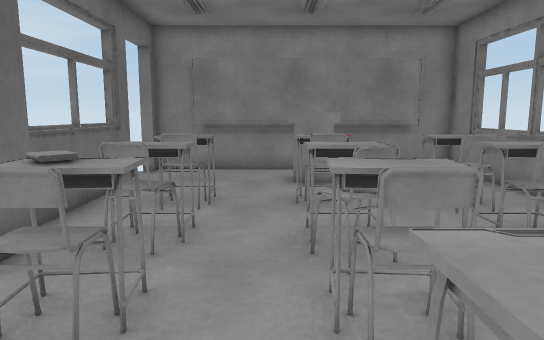
View 1 (above)

13 first-person views from a walk through a Unity game level. The camera is 1.2 m above the floor, tilts 8° down and sees 70° across. The floor is counted in squares, 0.5 m on a side. Each view is taken from the middle of a square. On the plan, view 1 faces up. The plan holds only what a view shows up to about 20 squares ahead; the rest is blank. The player character is not drawn. Door leaves are left out, so doorways stand open.

View 2
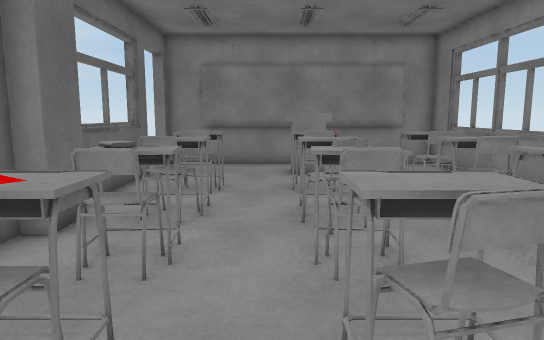

View 3
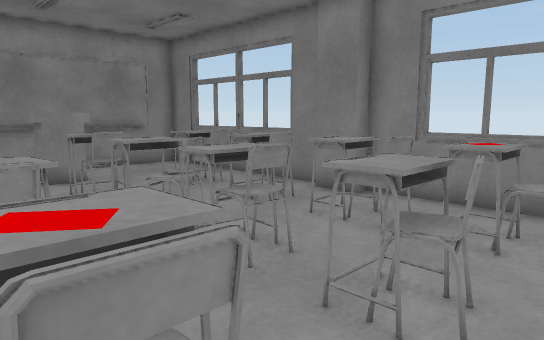

View 4
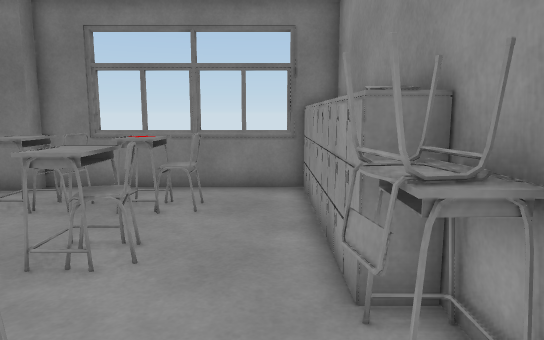

View 5
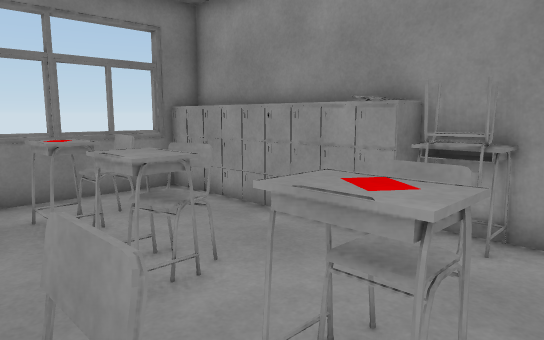

View 6
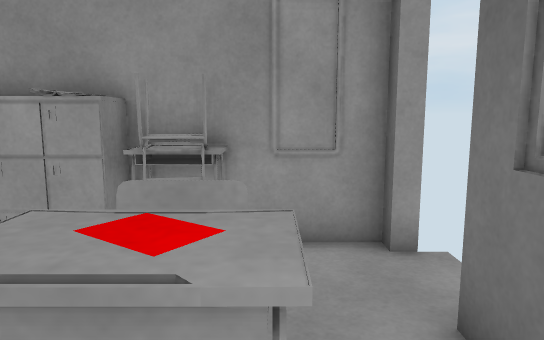

View 7
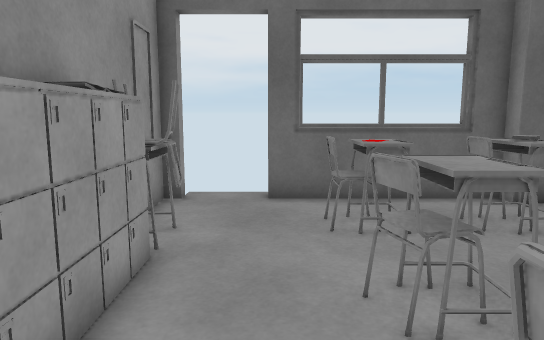

View 8
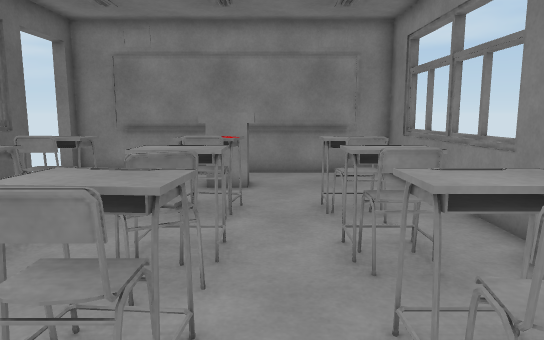

View 9
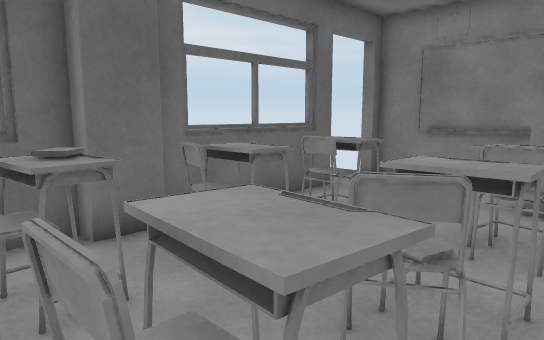

View 10
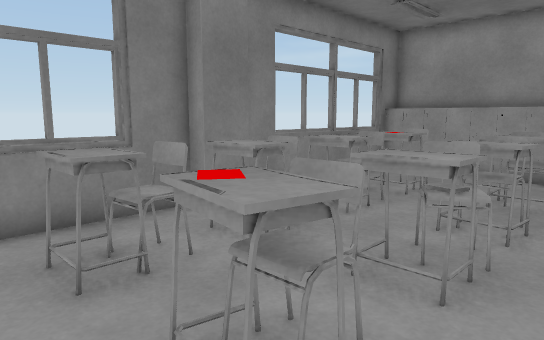

View 11
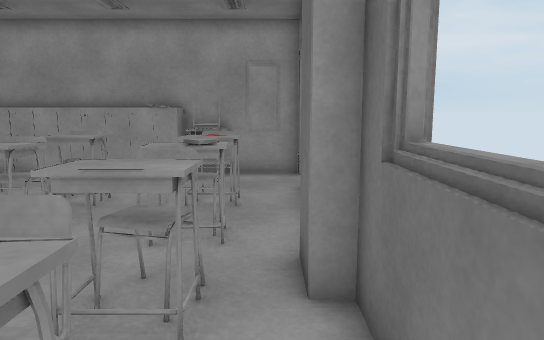

View 12
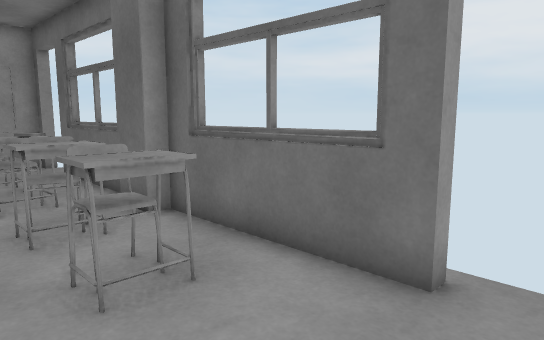

View 13
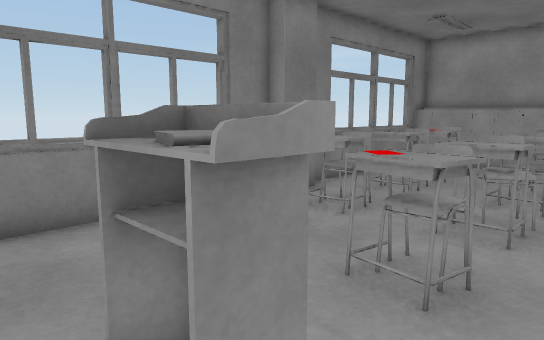

### Floor plan
Key: @ floor where view 1 was taken; # wall or solid block; . floor; D open door; = window, fence, low wall or low ledge; ^ raised ledge; B books; T thing the floor can be seen under or through; L locker.
Columns run from 6 left of view 1 to 8 right of it. Each row starts with its distance up from view 1.
 17 ###############
 16 D.............#
 15 D......^^.....=
 14 ##.....^^.....=
 13 ##............=
 12  =............#
 11  =.^^..^^.^^^.=
 10  =.^^..^^.#^=.=
  9  =.........=..#
  8 ##.==..^^.=^^.#
  7  #T==..^^.#^TT#
  6  #T  ..B#..  T#
  5 ##.^^..^^.=T..#
  4  =.^^..^^.==#.#
  3  =.....==.#==.=
  2  =.^^..^^..^..#
  1  =.^^..^^..^^.=
  0 ##..^.@==..^=.=
 -1 D#............#
 -2 D.............=
 -3 D...^^BBL#LLLL#
 -4 ######B#LLLLLL#

Positions as (right, up) in squares from view 1, and headings:
1: (0, 0), facing up
2: (0, -2), facing up
3: (-3, -1), facing up-right
4: (-5, -2), facing right
5: (-4, 4), facing down-right
6: (-3, 3), facing down
7: (6, -1), facing left
8: (3, 1), facing up
9: (3, 3), facing up-left
10: (-1, 13), facing down-right
11: (-4, 12), facing down
12: (0, 16), facing down-left
13: (-1, 16), facing down-right
